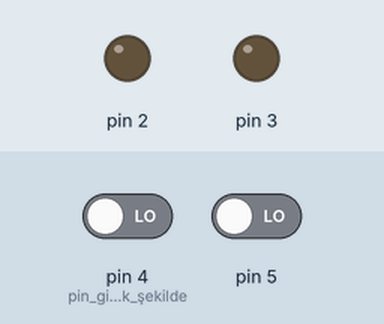
Recording of a sketch running on a simulated Arduino Uno, built with avr-gcc and run on an emulated ATmega328P. On the bench: output pins drawn as LEDs (lit = HIGH). The inputs (shaded band) are chosen by the test bench; at power-on: pin 4 (pin_girdi_alacak_şekilde) LOW, pin 5 LOW.

Above: at 1.2 s.
1.3 s: pin 4 (pin_girdi_alacak_şekilde) driven HIGH
At 2.1 s:
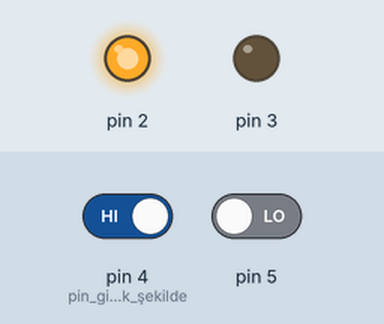
2.8 s: pin 5 driven HIGH
At 3.2 s:
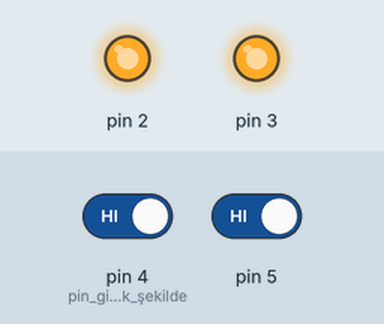
4.3 s: pin 4 (pin_girdi_alacak_şekilde) driven LOW
At 5.5 s:
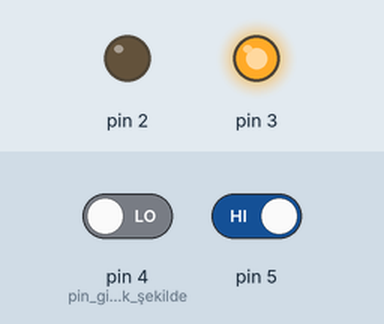
5.8 s: pin 5 driven LOW
At 6.7 s:
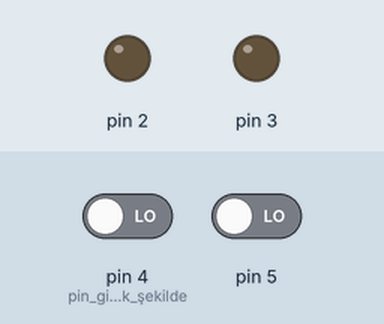
Timing chart, 0 to 8.3 s (numbered marks = the images above; inputs shaded):
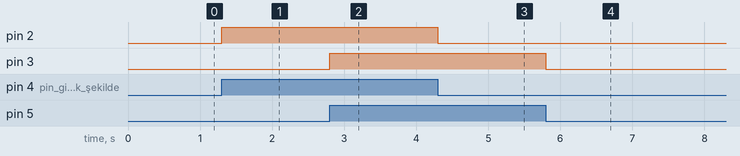

Measured:
- after the input at 1.3 s, pin 2: LOW → HIGH at once
- after the input at 2.8 s, pin 3: LOW → HIGH at once
- after the input at 4.3 s, pin 2: HIGH → LOW at once
- after the input at 5.8 s, pin 3: HIGH → LOW at once

The sketch:

anahtar_ile_led_kontrolu1__1_.ino
```cpp
// C++ code
//
void setup()
{
  pinMode(2,OUTPUT);
  pinMode(3,OUTPUT);
  pinMode(4,INPUT);//pin girdi alacak şekilde tanımlandı
  pinMode(5,INPUT);
}

void loop()
{

  if(digitalRead(4)==1)
  {
  digitalWrite(2,1);
  }

  else digitalWrite(2,0);

  if(digitalRead(5)==1)
  {
  digitalWrite(3,1);
  }
   else digitalWrite(3,0);


}
```
